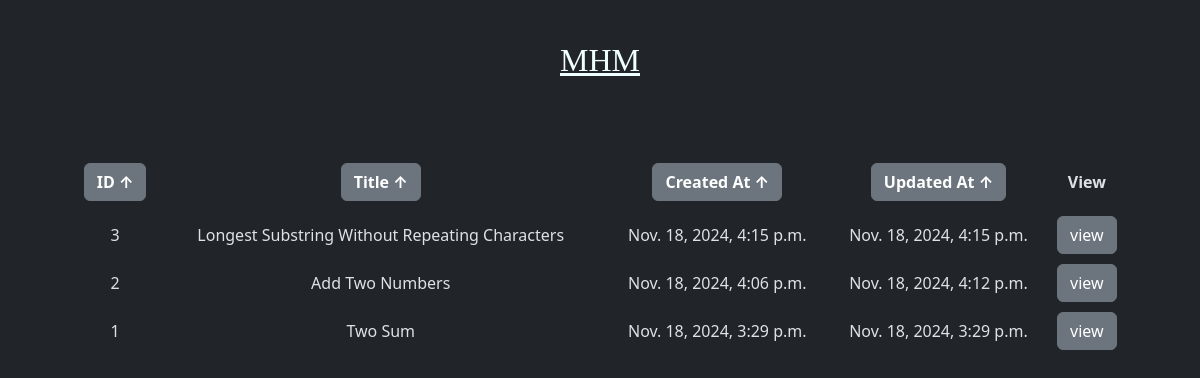
The app's page /leetcode/?order_by=-cid, older data.
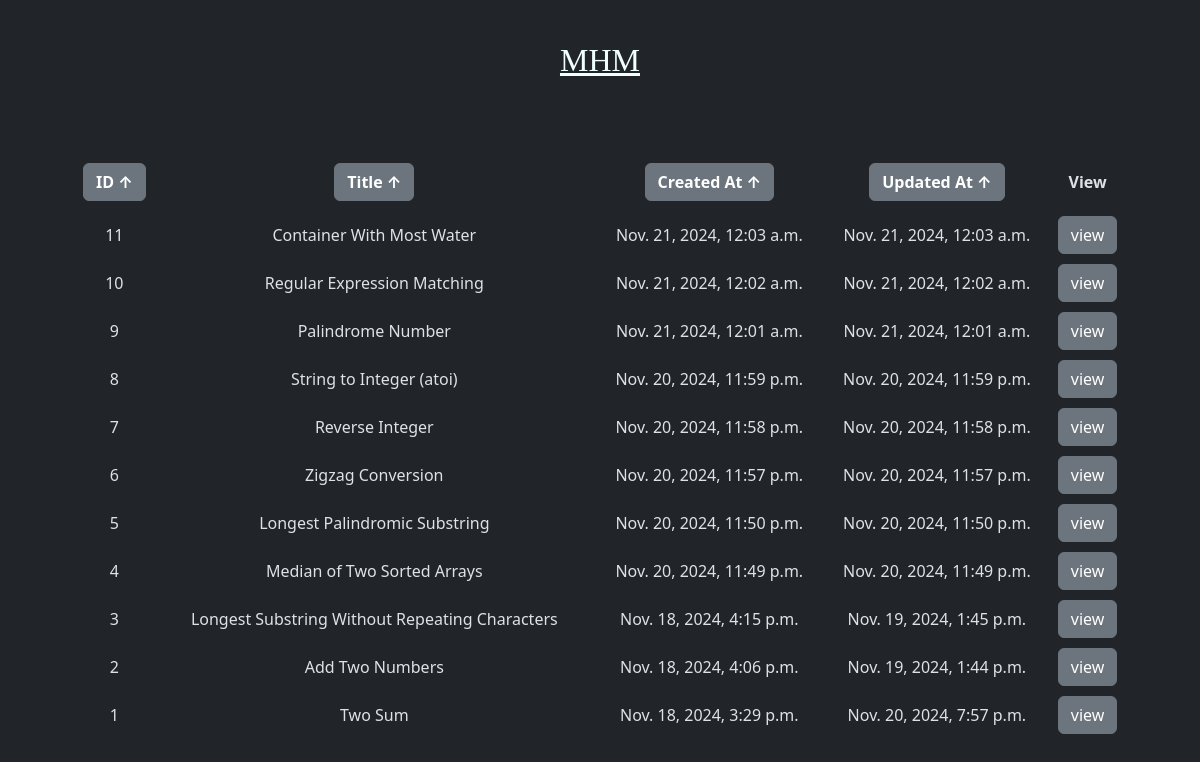
The same page, newer data.
### leetcode/models.py (models this page shows, shortened)
class CodeInject(models.Model):
    user = models.ForeignKey(User, on_delete=models.CASCADE)
    cid = models.IntegerField(unique=True, null=True)
    title = models.TextField(max_length=130, verbose_name='Title')
    cpp = models.TextField(max_length=13000, blank=True, null=True, verbose_name='C++ Code')
    py = models.TextField(max_length=13000, blank=True, null=True, verbose_name='Python Code')
    created_at = models.DateTimeField(auto_now_add=True)
    updated_at = models.DateTimeField(auto_now=True)

### leetcode/views.py (the view)
# urls.py: path('', views.code_list, name='code_list'),
def code_list(request):
    order_by = request.GET.get('order_by', 'cid')
    direction = '-' if order_by.startswith('-') else ''
    codel = CodeInject.objects.all().order_by(direction + order_by.lstrip('-'))
    return render(request, 'indexl.html', {'codel': codel, 'order_by': order_by})

### leetcode/templates/indexl.html (shortened to what this page needs)
{% extends "base.html" %}
{% block content %}
    <div class="container col gpa-2" style="padding: 3%;">
        <table style="
            width: 100%;
            text-align: center;
            border-spacing: 100px;
            ">
            <thead>
                <tr>
                    <th style="padding-block: 10px;">
                        {% if order_by == 'cid' %}
                            <a class="btn btn-secondary" href="{% url 'code_list' %}?order_by=-cid">
                                <b>ID ↓</b>
                            </a>
                        {% else %}
                            <a class="btn btn-secondary" href="{% url 'code_list' %}?order_by=cid">
                                <b>ID ↑</b>
                            </a>
                        {% endif %}
                    </th>
                    <th style="padding-block: 10px;">
                        {% if order_by == 'title' %}
                            <a class="btn btn-secondary" href="{% url 'code_list' %}?order_by=-title">
                                <b>Title ↓</b>
                            </a>
                        {% else %}
                            <a class="btn btn-secondary" href="{% url 'code_list' %}?order_by=title">
                                <b>Title ↑</b>
                            </a>
                        {% endif %}
                    </th>
                    <th style="padding-block: 10px;">
                        {% if order_by == 'created_at' %}
                            <a class="btn btn-secondary" href="{% url 'code_list' %}?order_by=-created_at">
                                <b>Created At ↓</b>
                            </a>
                        {% else %}
                            <a class="btn btn-secondary" href="{% url 'code_list' %}?order_by=created_at">
                                <b>Created At ↑</b>
                            </a>
                        {% endif %}
                    </th>
                    <th style="padding-block: 10px;">
                        {% if order_by == 'updated_at' %}
                            <a class="btn btn-secondary" href="{% url 'code_list' %}?order_by=-updated_at">
                                <b>Updated At ↓</b>
                            </a>
                        {% else %}
                            <a class="btn btn-secondary" href="{% url 'code_list' %}?order_by=updated_at">
                                <b>Updated At ↑</b>
                            </a>
                        {% endif %}
                    </th>
                    <th style="padding-block: 10px;">
                        <b>View</b>
                    </th>
                </tr>
            </thead>
            <tbody>
                {% for code in codel %}
                    <tr>
                        <td style="padding-block: 5px;">{{ code.cid }}</td>
                        <td style="padding-block: 5px;">{{ code.title }}</td>
                        <td style="padding-block: 5px;">{{ code.created_at }}</td>
                        <td style="padding-block: 5px;">{{ code.updated_at }}</td>
                        <td style="padding-block: 5px;"><a href="{% url 'code_detail' code.cid %}" class="btn btn-secondary">view</a></td>
                    </tr>
                {% endfor %}
            </tbody>
        </table>
    </div>
{% endblock %}

Row changes from the older to the newer data that the page shows:
added CodeInject: cid "11", title "Container With Most Water", created_at "Nov. 21, 2024, 12:03 a.m.", updated_at "Nov. 21, 2024, 12:03 a.m."
added CodeInject: cid "10", title "Regular Expression Matching", created_at "Nov. 21, 2024, 12:02 a.m.", updated_at "Nov. 21, 2024, 12:02 a.m."
added CodeInject: cid "9", title "Palindrome Number", created_at "Nov. 21, 2024, 12:01 a.m.", updated_at "Nov. 21, 2024, 12:01 a.m."
added CodeInject: cid "8", title "String to Integer (atoi)", created_at "Nov. 20, 2024, 11:59 p.m.", updated_at "Nov. 20, 2024, 11:59 p.m."
added CodeInject: cid "7", title "Reverse Integer", created_at "Nov. 20, 2024, 11:58 p.m.", updated_at "Nov. 20, 2024, 11:58 p.m."
added CodeInject: cid "6", title "Zigzag Conversion", created_at "Nov. 20, 2024, 11:57 p.m.", updated_at "Nov. 20, 2024, 11:57 p.m."
added CodeInject: cid "5", title "Longest Palindromic Substring", created_at "Nov. 20, 2024, 11:50 p.m.", updated_at "Nov. 20, 2024, 11:50 p.m."
added CodeInject: cid "4", title "Median of Two Sorted Arrays", created_at "Nov. 20, 2024, 11:49 p.m.", updated_at "Nov. 20, 2024, 11:49 p.m."
changed CodeInject "Longest Substring Without Repeating Characters": updated_at "Nov. 18, 2024, 4:15 p.m." → "Nov. 19, 2024, 1:45 p.m."
changed CodeInject "Add Two Numbers": updated_at "Nov. 18, 2024, 4:12 p.m." → "Nov. 19, 2024, 1:44 p.m."
changed CodeInject "Two Sum": updated_at "Nov. 18, 2024, 3:29 p.m." → "Nov. 20, 2024, 7:57 p.m."
